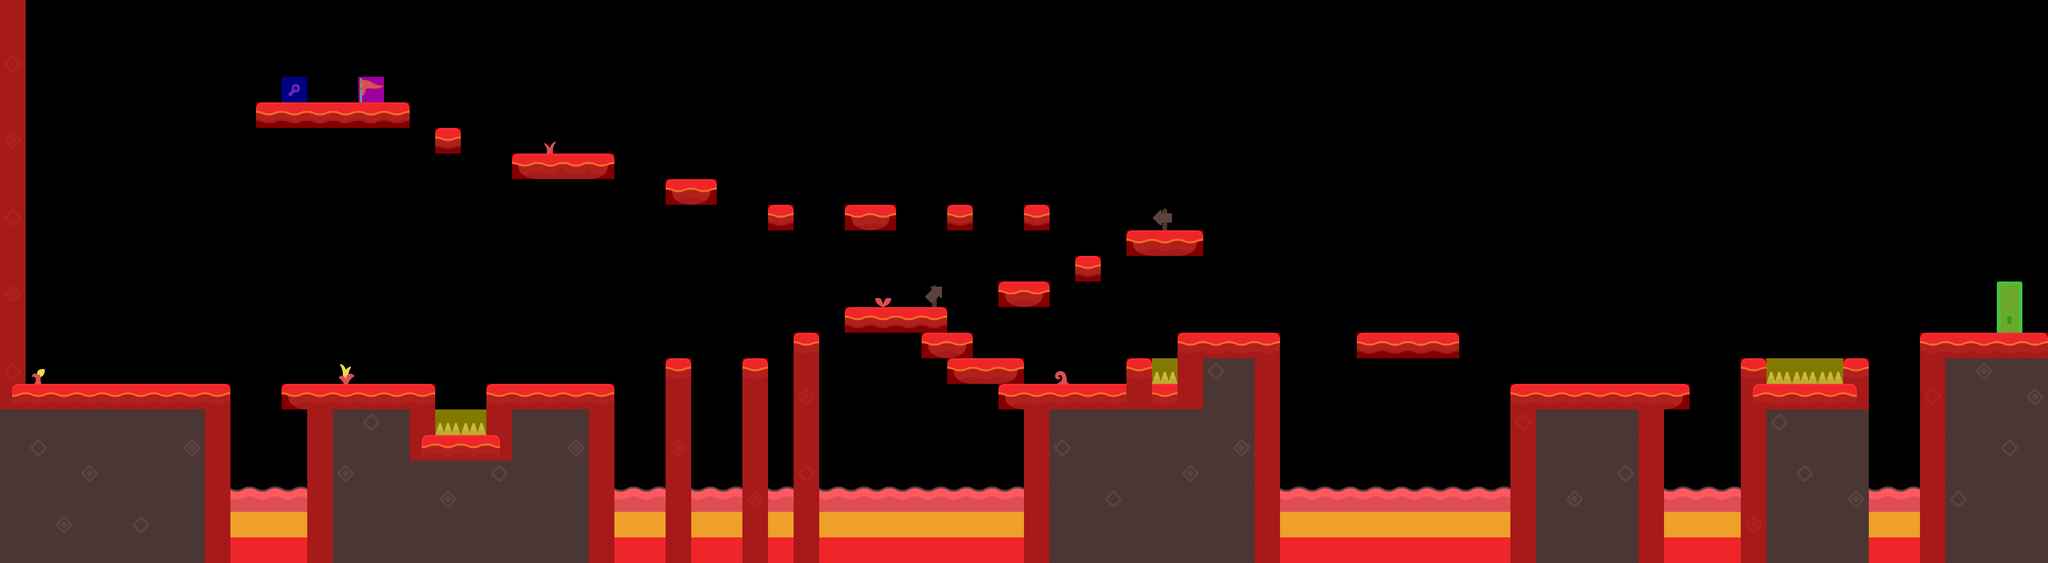

This game map was drawn from its Tiled (.tmx) file and the tilesets committed beside it. A one-line description and the trimmed map source follow:
An orthogonal 80x22 tile map with 64x64 px tiles, 6 tile layers (ground, takenkey, key, collisions, ...), 2 tilesets.

<map version="1.4" tiledversion="1.4.2" orientation="orthogonal" renderorder="right-down" width="80" height="22" tilewidth="64" tileheight="64" infinite="0" nextlayerid="13" nextobjectid="1">
 <tileset firstgid="1" name="tilesheet_complete" tilewidth="64" tileheight="64" tilecount="264" columns="22">
  <image source="tilesheet_complete.png" width="1408" height="768" />
 </tileset>
 <tileset firstgid="265" name="colliders" tilewidth="64" tileheight="64" tilecount="5" columns="5">
  <image source="colliders.png" width="356" height="64" />
 </tileset>
 <layer id="1" name="ground" width="80" height="22">
  <properties>
   <property name="Navigation" type="int" value="1" />
   <property name="NoDrawable" type="int" value="0" />
  </properties>
  <data>[1760 cells, 533 non-empty, 29 distinct tile ids]</data>
 </layer>
 <layer id="10" name="takenkey" width="80" height="22">
  <data>[1760 cells, 1 non-empty, 1 distinct tile ids]</data>
 </layer>
 <layer id="7" name="key" width="80" height="22">
  <properties>
   <property name="Key" type="int" value="1" />
   <property name="NoDrawable" type="int" value="1" />
  </properties>
  <data>[1760 cells, 1 non-empty, 1 distinct tile ids]</data>
 </layer>
 <layer id="5" name="collisions" width="80" height="22">
  <properties>
   <property name="Navigation" type="int" value="0" />
   <property name="NoDrawable" type="int" value="1" />
  </properties>
  <data>[1760 cells, 270 non-empty, 6 distinct tile ids]</data>
 </layer>
 <layer id="11" name="checkpoint" width="80" height="22">
  <properties>
   <property name="Checkpoint" type="int" value="0" />
   <property name="NoDrawable" type="int" value="1" />
  </properties>
  <data>[1760 cells, 1 non-empty, 1 distinct tile ids]</data>
 </layer>
 <layer id="12" name="checkpointTaken" width="80" height="22">
  <data>[1760 cells, 1 non-empty, 1 distinct tile ids]</data>
 </layer>
</map>
